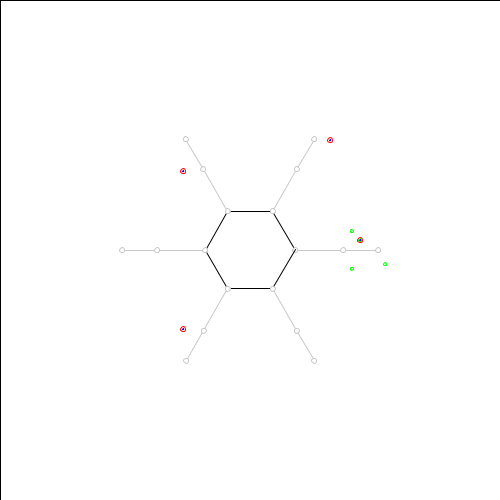
Frame 1 (no input)
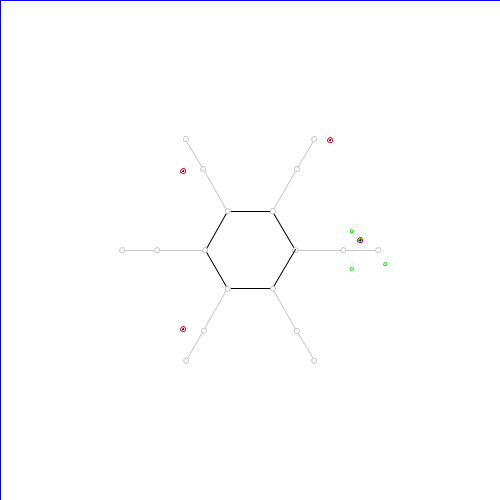
Frame 60 (the mouse pressed at the canvas centre just before this capture)
Frame 120 (the mouse held since frame 60 and released just before this capture): identical to frame 60, image omitted

The Processing sketch that drew these frames (run headless with seeded random() and noise(); from frame 60 on, the mouse is pressed at the canvas centre):

// Processing sketch: ik_top_rotation
// ── ik_top_rotation.pde
float[] x = new float[6];
float[] y = new float[6];


void setup(){
  size(500, 500);
}

void draw(){
  fill(255);
  rect(0, 0, width, height);

  float scale = 2;
  
  //Center
  float cx = 0, cy = 0;
  
  //Body radius
  float br = 45;
  
  //Draw the body
  float cos60 = cos(radians(60));
  float sin60 = sin(radians(60));
  
  //Body co-ordinates (+45)
  float xb = 45, yb = 0, xb1, yb1;
  //Leg Coxa co-ordinates (+48)
  float xlc = 93, ylc = 0, xlc1, ylc1;
  //Leg Foot co-ordinates (+35)
  float xlf = 128, ylf = 0, xlf1, ylf1;
  
  for (int i = 0; i < 6; i++){
    //Rotational transformation matrix
    xb1 = xb * cos60 - yb * sin60;
    yb1 = xb * sin60 + yb * cos60;

    //Draw the body
    stroke(0);
    line(width/2 + xb, height/2 + yb * -1, width/2 + xb1, height/2 + yb1 * -1);
    
    //Calculate the required leg rotation
    stroke(200);
    line(width/2 + xb, height/2 + yb * -1, width/2 + xlc, height/2 + ylc * -1);
    line(width/2 + xlf, height/2 + ylf * -1, width/2 + xlc, height/2 + ylc * -1);
    ellipse(width/2 + xb, height/2 + yb * -1, 5, 5);
    ellipse(width/2 + xlc, height/2 + ylc * -1, 5, 5);
    ellipse(width/2 + xlf, height/2 + ylf * -1, 5, 5);
  
    xb = xb1;
    yb = yb1;
  
    xlc1 = xlc * cos60 - ylc * sin60;
    ylc1 = xlc * sin60 + ylc * cos60;
    xlc = xlc1;
    ylc = ylc1;
    
    xlf1 = xlf * cos60 - ylf * sin60;
    ylf1 = xlf * sin60 + ylf * cos60;
    xlf = xlf1;
    ylf = ylf1;
  }
  
  //Simulations for FrontLeft leg
  moveLeg(110, 10, 0);
  moveLeg(80, 110, 60);
  moveLeg(-67, 79, 120);
  moveLeg(-67, -79, -120);
  
  
  //Simulations for MiddleRight leg
}

void moveLeg(float x, float y, float mountingAngle){
  stroke(255, 0, 0);
  ellipse(width/2 + x, height/2 + y * -1, 5, 5);
  
  //Rotate and translate the leg to get to 'leg' co-ordinate system, with 0,0 at coxa/femur joint
  float x1 = x * cos(radians(mountingAngle * -1)) - y * sin(radians(mountingAngle * -1)) - 45;
  float y1 = x * sin(radians(mountingAngle * -1)) + y * cos(radians(mountingAngle * -1));
  stroke(0, 255, 0);
  ellipse(width/2 + x1 + 45, height/2 + y1 * -1, 3, 3);
  
//  float angle = atan2(y1, x1);
  float l = sqrt(x1*x1 + y1*y1);
  println("l: " + l);
  
  //Translate and Rotate back for drawing
  x1 += 45;
  float x2 = x1 * cos(radians(mountingAngle)) - y1 * sin(radians(mountingAngle));
  float y2 = x1 * sin(radians(mountingAngle)) + y1 * cos(radians(mountingAngle));
  
  stroke(0, 0, 255);
  ellipse(width/2 + x2, height/2 + y2 * -1, 1, 1);
}
